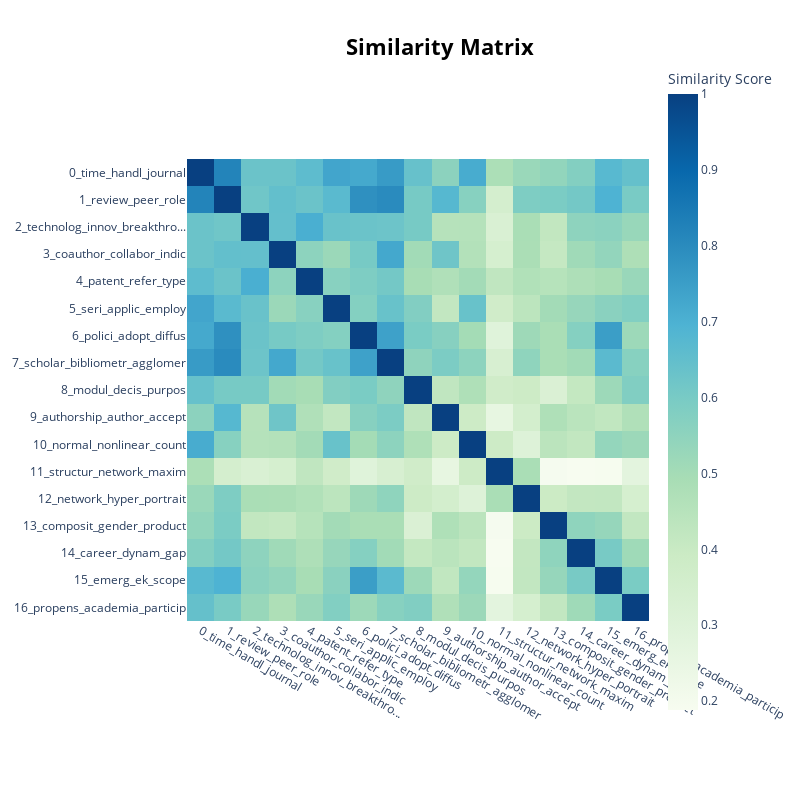

Notebook cell for this chart:
### Code cell
# 主题相似度热力图
topic_model.visualize_heatmap()

### Figure 1 — Plotly figure (JSON) as saved in the notebook; plotly's stock layout.template omitted (floating-point values rounded to 4 significant figures; data arrays with more than 128 entries replaced by an {"elided": "..."} marker saying what was removed)
{"data": [{"coloraxis": "coloraxis", "hovertemplate": "x: %{x}<br>y: %{y}<br>Similarity Score: %{z}<extra></extra>", "name": "0", "type": "heatmap", "x": ["0_time_handl_journal", "1_review_peer_role", "2_technolog_innov_breakthro...", "3_coauthor_collabor_indic", "4_patent_refer_type", "5_seri_applic_employ", "6_polici_adopt_diffus", "7_scholar_bibliometr_agglomer", "8_modul_decis_purpos", "9_authorship_author_accept", "10_normal_nonlinear_count", "11_structur_network_maxim", "12_network_hyper_portrait", "13_composit_gender_product", "14_career_dynam_gap", "15_emerg_ek_scope", "16_propens_academia_particip"], "xaxis": "x", "y": ["0_time_handl_journal", "1_review_peer_role", "2_technolog_innov_breakthro...", "3_coauthor_collabor_indic", "4_patent_refer_type", "5_seri_applic_employ", "6_polici_adopt_diffus", "7_scholar_bibliometr_agglomer", "8_modul_decis_purpos", "9_authorship_author_accept", "10_normal_nonlinear_count", "11_structur_network_maxim", "12_network_hyper_portrait", "13_composit_gender_product", "14_career_dynam_gap", "15_emerg_ek_scope", "16_propens_academia_particip"], "yaxis": "y", "z": {"elided": "17x17 float values"}}], "layout": {"coloraxis": {"colorbar": {"title": {"text": "Similarity Score"}}, "colorscale": [[0, "rgb(247,252,240)"], [0.125, "rgb(224,243,219)"], [0.25, "rgb(204,235,197)"], [0.375, "rgb(168,221,181)"], [0.5, "rgb(123,204,196)"], [0.625, "rgb(78,179,211)"], [0.75, "rgb(43,140,190)"], [0.875, "rgb(8,104,172)"], [1, "rgb(8,64,129)"]]}, "height": 800, "hoverlabel": {"bgcolor": "white", "font": {"family": "Rockwell", "size": 16}}, "legend": {"title": {"text": "Trend"}}, "margin": {"t": 60}, "showlegend": true, "title": {"font": {"color": "Black", "size": 22}, "text": "<b>Similarity Matrix</b>", "x": 0.55, "xanchor": "center", "y": 0.95, "yanchor": "top"}, "width": 800, "xaxis": {"anchor": "y", "autorange": true, "constrain": "domain", "domain": [0, 1], "range": [-0.5, 16.5], "scaleanchor": "y", "type": "category"}, "yaxis": {"anchor": "x", "autorange": true, "constrain": "domain", "domain": [0.1409, 0.8591], "range": [16.5, -0.5], "type": "category"}}}
